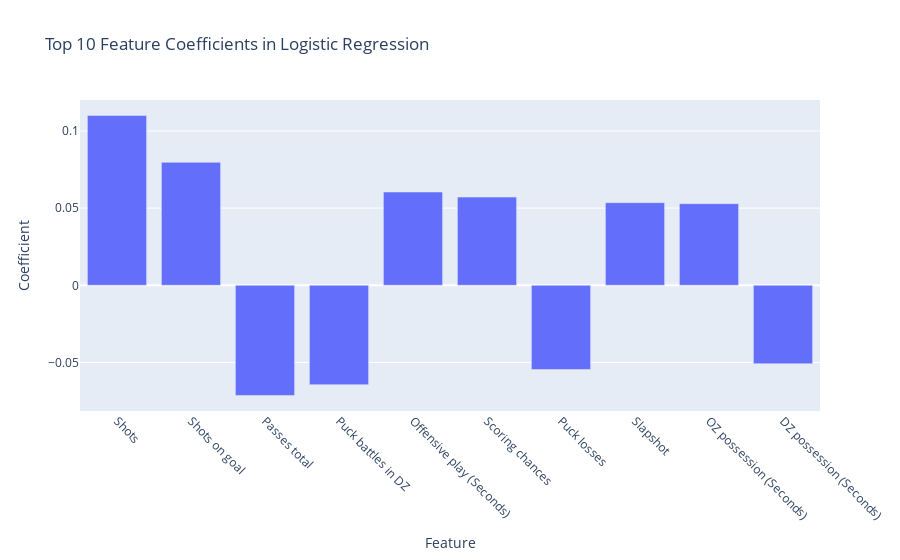
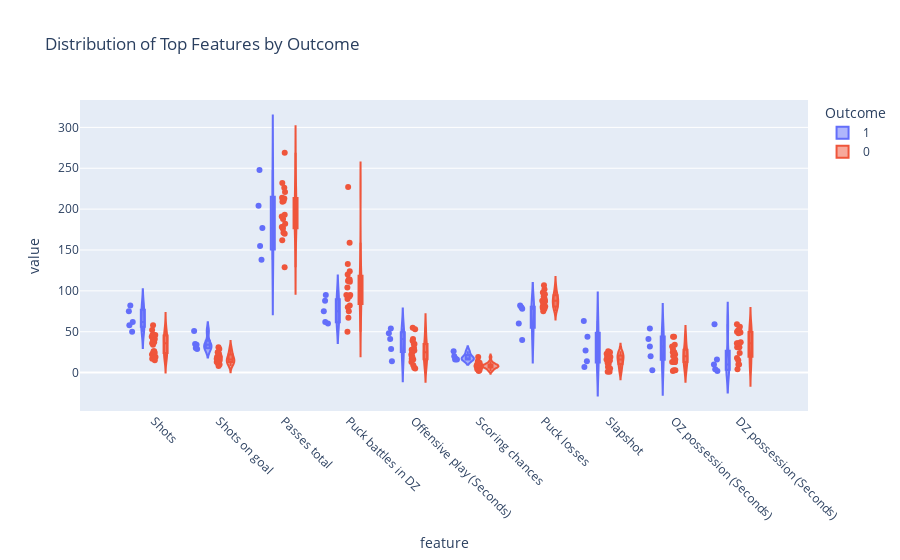

Here is the notebook cell these charts were saved with, in order:
### Code cell
import plotly.express as px

# 1) Bar chart of the top feature coefficients (signed)
signed_coefs = coef_series[top_feats.index]
coef_df = signed_coefs.reset_index()
coef_df.columns = ['feature', 'coefficient']

fig_coefs = px.bar(
    coef_df,
    x='feature',
    y='coefficient',
    title='Top 10 Feature Coefficients in Logistic Regression',
    labels={'feature':'Feature', 'coefficient':'Coefficient'}
)
fig_coefs.update_layout(xaxis_tickangle=45)
fig_coefs.show()

# 2) Violin plots of each top feature by Outcome
melt_df = data[top_feats.index.tolist() + ['Outcome']] \
    .melt(id_vars='Outcome', var_name='feature', value_name='value')

fig_violin = px.violin(
    melt_df,
    x='feature',
    y='value',
    color='Outcome',
    box=True,
    points='all',
    title='Distribution of Top Features by Outcome'
)
fig_violin.update_xaxes(tickangle=45)
fig_violin.show()

### Figure 1 — Plotly figure (JSON) as saved in the notebook; plotly's stock layout.template omitted (floating-point values rounded to 4 significant figures)
{"data": [{"hovertemplate": "Feature=%{x}<br>Coefficient=%{y}<extra></extra>", "legendgroup": "", "marker": {"color": "#636efa", "pattern": {"shape": ""}}, "name": "", "orientation": "v", "showlegend": false, "textposition": "auto", "type": "bar", "x": ["Shots", "Shots on goal", "Passes total", "Puck battles in DZ", "Offensive play (Seconds)", "Scoring chances", "Puck losses", "Slapshot", "OZ possession (Seconds)", "DZ possession (Seconds)"], "xaxis": "x", "y": [0.11, 0.07967, -0.07139, -0.06442, 0.06046, 0.05717, -0.05457, 0.05353, 0.05291, -0.05082], "yaxis": "y"}], "layout": {"barmode": "relative", "legend": {"tracegroupgap": 0}, "title": {"text": "Top 10 Feature Coefficients in Logistic Regression"}, "xaxis": {"anchor": "y", "domain": [0, 1], "tickangle": 45, "title": {"text": "Feature"}}, "yaxis": {"anchor": "x", "domain": [0, 1], "title": {"text": "Coefficient"}}}}

### Figure 2 — Plotly figure (JSON) as saved in the notebook; plotly's stock layout.template omitted (floating-point values rounded to 4 significant figures; data arrays with more than 128 entries replaced by an {"elided": "..."} marker saying what was removed)
{"data": [{"alignmentgroup": "True", "box": {"visible": true}, "hovertemplate": "Outcome=1<br>feature=%{x}<br>value=%{y}<extra></extra>", "legendgroup": "1", "marker": {"color": "#636efa"}, "name": "1", "offsetgroup": "1", "orientation": "v", "points": "all", "scalegroup": "True", "showlegend": true, "type": "violin", "x": ["Shots", "Shots", "Shots", "Shots", "Shots", "Shots on goal", "Shots on goal", "Shots on goal", "Shots on goal", "Shots on goal", "Passes total", "Passes total", "Passes total", "Passes total", "Passes total", "Puck battles in DZ", "Puck battles in DZ", "Puck battles in DZ", "Puck battles in DZ", "Puck battles in DZ", "Offensive play (Seconds)", "Offensive play (Seconds)", "Offensive play (Seconds)", "Offensive play (Seconds)", "Offensive play (Seconds)", "Scoring chances", "Scoring chances", "Scoring chances", "Scoring chances", "Scoring chances", "Puck losses", "Puck losses", "Puck losses", "Puck losses", "Puck losses", "Slapshot", "Slapshot", "Slapshot", "Slapshot", "Slapshot", "OZ possession (Seconds)", "OZ possession (Seconds)", "OZ possession (Seconds)", "OZ possession (Seconds)", "OZ possession (Seconds)", "DZ possession (Seconds)", "DZ possession (Seconds)", "DZ possession (Seconds)", "DZ possession (Seconds)", "DZ possession (Seconds)"], "x0": " ", "xaxis": "x", "y": [58, 82, 62, 50, 75, 35, 34, 29, 30, 51, 155, 204, 177, 138, 248, 60, 88, 75, 62, 95, 14, 29, 54, 41, 48, 16, 20, 16, 17, 26, 80, 60, 78, 40, 82, 44, 63, 14, 27, 7, 41, 54, 20, 32, 3, 16, 2, 10, 59, 4], "y0": " ", "yaxis": "y"}, {"alignmentgroup": "True", "box": {"visible": true}, "hovertemplate": "Outcome=0<br>feature=%{x}<br>value=%{y}<extra></extra>", "legendgroup": "0", "marker": {"color": "#EF553B"}, "name": "0", "offsetgroup": "0", "orientation": "v", "points": "all", "scalegroup": "True", "showlegend": true, "type": "violin", "x": {"elided": "190 str values"}, "x0": " ", "xaxis": "x", "y": {"elided": "190 int values"}, "y0": " ", "yaxis": "y"}], "layout": {"legend": {"title": {"text": "Outcome"}, "tracegroupgap": 0}, "title": {"text": "Distribution of Top Features by Outcome"}, "violinmode": "group", "xaxis": {"anchor": "y", "domain": [0, 1], "tickangle": 45, "title": {"text": "feature"}}, "yaxis": {"anchor": "x", "domain": [0, 1], "title": {"text": "value"}}}}
